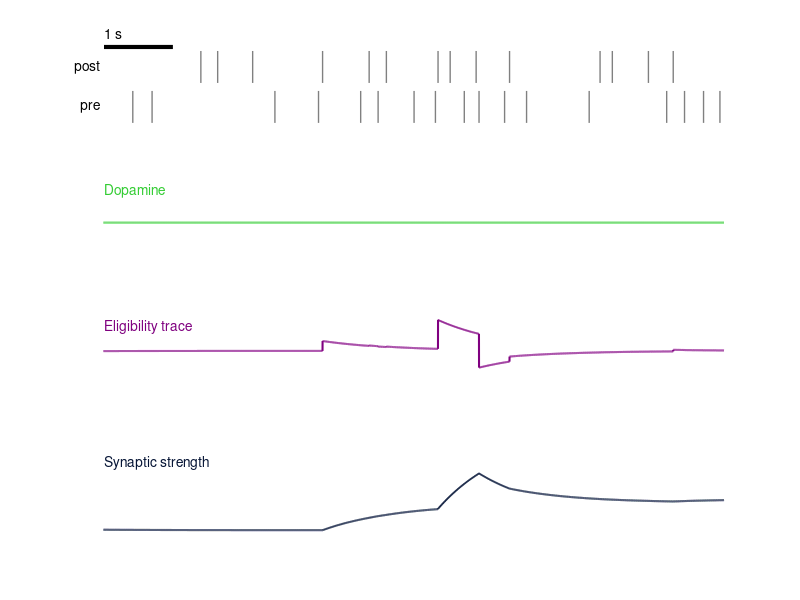

Write the MATLAB code that produced this figure.
clear; close; clc
rng(100);

M = 100;                % number of synapses per neuron
D = 1;                  % maximal conduction delay
% excitatory neurons    % inhibitory neurons      % total number
Ne = 800;               Ni = 200;                 N = Ne + Ni;
a = [0.02 * ones(Ne,1); 0.1 * ones(Ni,1)];
d = [8 * ones(Ne,1);    2 * ones(Ni,1)];
sm = 4;                 % maximal synaptic strength

post = ceil([N * rand(Ne,M); Ne * rand(Ni,M)]);
s = [ones(Ne,M); -ones(Ni,M)];        % synaptic weights
sd = zeros(N,M);                      % their derivatives
for i = 1:N
    if i <= Ne
        for j = 1:D
            delays{i,j} = M/D * (j - 1) + (1:M/D);
        end
    else
        delays{i,1} = 1:M;
    end
    pre{i} = find(post == i & s > 0);  % pre excitatory neurons
    aux{i} = N * (D - 1 - ceil(ceil(pre{i} / N) / (M/D))) + 1 + mod(pre{i} - 1,N);
end
STDP = zeros(N,1001 + D);
v = -65 * ones(N,1);                   % initial values
u = 0.2 .* v;                          % initial values
firings = [-D 0];                      % spike timings (initialize with dummy spike)

%---------------
% new stuff related to DA-STDP
T = 23;          % the duration of experiment
DA=0;
DA0 = 0.002;          % level of dopamine above the baseline
rew = [];

n1 = 1;          % presynaptic neuron
syn = 1;         % the synapse number to the postsynaptic neuron
n2 = post(n1,syn); % postsynaptic neuron
s(n1,syn) = 0;   % start with 0 value

interval = 20;   % the coincidence interval for n1 and n2
n1f = -100;      % the last spike of n1
n2f = [];        % the last spike of n2
shist = zeros(1000 * T, 2);
DAv = zeros(1000*T,1); % DA release

%--------------

% Collect all firings in a separate variable
all_firings = []; % Initialize all_firings to store all spikes

for sec = 1:T                          % simulation of T seconds
    for t = 1:1000                     % simulation of 1 sec
        I = 13 * (rand(N,1) - 0.5);    % random thalamic input
        fired = find(v >= 30);         % indices of fired neurons
        v(fired) = -65;
        u(fired) = u(fired) + d(fired);
        STDP(fired, t + D) = 0.1;
        for kf = 1:length(fired)
            sd(pre{fired(kf)}) = sd(pre{fired(kf)}) + STDP(N * t + aux{fired(kf)});
        end
        firings = [firings; t * ones(length(fired),1), fired];
        % Collect all firings with absolute time
        time = (sec - 1) * 1000 + t; % absolute time in ms
        all_firings = [all_firings; time * ones(length(fired),1), fired];
        k = size(firings,1);
        while firings(k,1) > t - D
            del = delays{firings(k,2), t - firings(k,1) + 1};
            ind = post(firings(k,2), del);
            I(ind) = I(ind) + s(firings(k,2), del)';
            sd(firings(k,2), del) = sd(firings(k,2), del) - 1.5 * STDP(ind, t + D)';
            k = k - 1;
            if k == 0 % To prevent k from becoming zero
                break;
            end
        end
        v = v + 0.5 * ((0.04 * v + 5) .* v + 140 - u + I); % for numerical stability time
        v = v + 0.5 * ((0.04 * v + 5) .* v + 140 - u + I); % step is 0.5 ms
        u = u + a .* (0.2 * v - u);           % recovery variable
        STDP(:, t + D + 1) = 0.95 * STDP(:, t + D); % tau = 20 ms

        DA = DA * 0.995;
        if (mod(t,10) == 0)
            s(1:Ne,:) = max(0, min(sm, s(1:Ne,:) + (DA0 + DA) * sd(1:Ne,:)));
            sd = 0.99 * sd;
        end
        if any(fired == n1)
            n1f = [n1f, sec * 1000 + t];
        end
        if any(fired == n2)
            n2f = [n2f, sec * 1000 + t];
            if (sec * 1000 + t - n1f(end) < interval) && (n2f(end) > n1f(end))
                rew = [rew, sec * 1000 + t + 1000 + ceil(2000 * rand)];
            end
        end
        if any(rew == sec * 1000 + t)
            DA = DA + 0.5;
        end
        DAv((sec - 1) * 1000 + t) = DA;
        shist((sec - 1) * 1000 + t, :) = [s(n1,syn), sd(n1,syn)];
    end
    % Update STDP and firings for the next second
    STDP(:,1:D+1) = STDP(:,1001:1001 + D);
    ind = find(firings(:,1) > 1001 - D);
    firings = [-D 0; firings(ind,1) - 1000, firings(ind,2)];
end
%%
tin=14;
% ---- plot at the end ----
figure;
subplot(4,1,1);
hold on;

% Map neurons n1 and n2 to close y-values to reduce vertical spacing
y_n1 = 1;
y_n2 = 2;

% Get firing times of n1 and n2
times_n1 = all_firings(all_firings(:,2) == n1,1);
times_n2 = all_firings(all_firings(:,2) == n2,1);

% Initialize colors for each spike as gray
colors_n1 = repmat([0.5, 0.5, 0.5], length(times_n1), 1);
colors_n2 = repmat([0.5, 0.5, 0.5], length(times_n2), 1);

% Define the green color for coincidence events
color_green = [51, 204, 51] / 255; % Same green as specified

% Identify coincidence events and change colors to green
for i = 1:length(times_n1)
    t_n1 = times_n1(i);
    % Find indices of n2 spikes that occur after n1 spike but within the interval
    idx_n2 = find(times_n2 > t_n1 & times_n2 <= t_n1 + interval);
    if ~isempty(idx_n2)
        % Change the color of this n1 spike to green
        colors_n1(i,:) = color_green;
        % Change the color of the corresponding n2 spikes to green
        colors_n2(idx_n2,:) = repmat(color_green, length(idx_n2), 1);
    end
end

% Plot vertical bars ('|') for firings of n1
for i = 1:length(times_n1)
    time = times_n1(i);
    color = colors_n1(i,:);
    line([time, time], [y_n1 - 0.4, y_n1 + 0.4], 'Color', color, 'LineWidth', 1);
end

% Plot vertical bars ('|') for firings of n2
for i = 1:length(times_n2)
    time = times_n2(i);
    color = colors_n2(i,:);
    line([time, time], [y_n2 - 0.4, y_n2 + 0.4], 'Color', color, 'LineWidth', 1);
end

% Add labels 'pre' and 'post' next to the neurons
text(-50+tin*1000, y_n1, 'pre', 'HorizontalAlignment', 'right', 'VerticalAlignment', 'middle');
text(-50+tin*1000, y_n2, 'post', 'HorizontalAlignment', 'right', 'VerticalAlignment', 'middle');

hold off;

% Adjust axis limits to reduce the distance between neurons
axis([tin* 1000 T* 1000, 0.5, 2.5]); % Y-axis from 0.5 to 2.5 to compress spacing
axis off; % Remove axes

% Add a scale bar indicating 1 s
x0 = 0+tin*1000;
y0 = 2.5;
line([x0, x0 + 1000], [y0, y0], 'Color', 'k', 'LineWidth', 3);
text(x0 + 10, y0 + 0.5, '1 s', 'HorizontalAlignment', 'left', 'VerticalAlignment', 'top'); % Label the scale bar

% Plot Synaptic Strength
subplot(4,1,4);
color_synaptic = [5, 20, 53] / 255; % Specified color for synaptic strength
plot(0.001 * (1:(T * 1000)), shist(1:T * 1000,1), 'Color', color_synaptic, 'LineWidth', 1.5);
axis tight; % Adjust axis to fit data
xlim([tin T]);
axis off;   % Remove axes

% Add label 'Synaptic strength' at the beginning of the plot
ylimits = ylim;
x_text = 0.001 * 1; % Beginning of the x-axis
y_text = ylimits(2); % Top of the y-axis
text(x_text+tin, y_text, 'Synaptic strength', 'Color', color_synaptic, 'HorizontalAlignment', 'left', 'VerticalAlignment', 'top');

% Plot Eligibility Trace
subplot(4,1,3);
color_eligibility = [0.5, 0, 0.5]; % Purple color for eligibility trace
plot(0.001 * (1:(T * 1000)), shist(1:T * 1000,2), 'Color', color_eligibility, 'LineWidth', 1.5);
axis tight;
xlim([tin T]);
axis off;

% Add label 'Eligibility trace' at the beginning of the plot
ylimits = ylim;
x_text = 0.001 * 1; % Beginning of the x-axis
y_text = ylimits(2); % Top of the y-axis
text(x_text+tin, y_text, 'Eligibility trace', 'Color', color_eligibility, 'HorizontalAlignment', 'left', 'VerticalAlignment', 'top');

% Plot Dopamine Level
subplot(4,1,2);
color_dopamine = [51, 204, 51] / 255; % Same green color as used for spikes
plot(0.001 * (1:(T * 1000)), DAv(1:T * 1000), 'Color', color_dopamine, 'LineWidth', 1.5);
axis tight;
xlim([tin T]);
axis off;

% Add label 'Dopamine' at the beginning of the plot
ylimits = ylim;
x_text = 0.001 * 1; % Beginning of the x-axis
y_text = ylimits(2); % Top of the y-axis
text(x_text+tin, y_text, 'Dopamine', 'Color', color_dopamine, 'HorizontalAlignment', 'left', 'VerticalAlignment', 'top');

